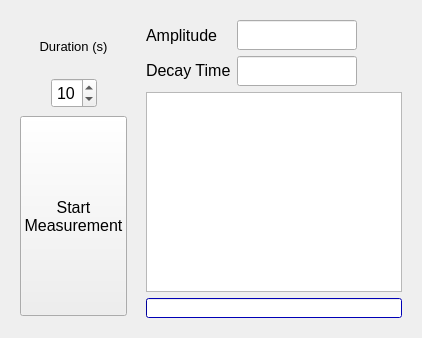
          <widget class="QWidget" name="fcs">
           <attribute name="title">
            <string>FCS</string>
           </attribute>
           <layout class="QHBoxLayout" name="horizontalLayout_13">
            <item>
             <widget class="QWidget" name="widget" native="true">
              <layout class="QHBoxLayout" name="horizontalLayout_7" stretch="0,0,1">
               <item>
                <layout class="QVBoxLayout" name="verticalLayout_4" stretch="0,10">
                 <item>
                  <layout class="QVBoxLayout" name="verticalLayout_2">
                   <property name="sizeConstraint">
                    <enum>QLayout::SetFixedSize</enum>
                   </property>
                   <item>
                    <widget class="QLabel" name="label">
                     <property name="sizePolicy">
                      <sizepolicy hsizetype="Expanding" vsizetype="Fixed">
                       <horstretch>0</horstretch>
                       <verstretch>0</verstretch>
                      </sizepolicy>
                     </property>
                     <property name="minimumSize">
                      <size>
                       <width>0</width>
                       <height>20</height>
                      </size>
                     </property>
                     <property name="maximumSize">
                      <size>
                       <width>999999</width>
                       <height>50</height>
                      </size>
                     </property>
                     <property name="layoutDirection">
                      <enum>Qt::LeftToRight</enum>
                     </property>
                     <property name="text">
                      <string>&lt;html&gt;&lt;head/&gt;&lt;body&gt;&lt;p align=&quot;center&quot;&gt;&lt;span style=&quot; font-size:10pt;&quot;&gt;Duration (s)&lt;/span&gt;&lt;/p&gt;&lt;/body&gt;&lt;/html&gt;</string>
                     </property>
                     <property name="alignment">
                      <set>Qt::AlignLeading|Qt::AlignLeft|Qt::AlignVCenter</set>
                     </property>
                    </widget>
                   </item>
                   <item>
                    <layout class="QHBoxLayout" name="horizontalLayout">
                     <item>
                      <spacer name="horizontalSpacer">
                       <property name="orientation">
                        <enum>Qt::Horizontal</enum>
                       </property>
                       <property name="sizeType">
                        <enum>QSizePolicy::MinimumExpanding</enum>
                       </property>
                       <property name="sizeHint" stdset="0">
                        <size>
                         <width>13</width>
                         <height>20</height>
                        </size>
                       </property>
                      </spacer>
                     </item>
                     <item>
                      <widget class="QSpinBox" name="measTimeSpinBox">
                       <property name="minimumSize">
                        <size>
                         <width>30</width>
                         <height>30</height>
                        </size>
                       </property>
                       <property name="maximumSize">
                        <size>
                         <width>100</width>
                         <height>16777215</height>
                        </size>
                       </property>
                       <property name="font">
                        <font>
                         <pointsize>12</pointsize>
                        </font>
                       </property>
                       <property name="alignment">
                        <set>Qt::AlignCenter</set>
                       </property>
                       <property name="value">
                        <number>10</number>
                       </property>
                      </widget>
                     </item>
                     <item>
                      <spacer name="horizontalSpacer_2">
                       <property name="orientation">
                        <enum>Qt::Horizontal</enum>
                       </property>
                       <property name="sizeType">
                        <enum>QSizePolicy::MinimumExpanding</enum>
                       </property>
                       <property name="sizeHint" stdset="0">
                        <size>
                         <width>10</width>
                         <height>20</height>
                        </size>
                       </property>
                      </spacer>
                     </item>
                    </layout>
                   </item>
                  </layout>
                 </item>
                 <item>
                  <widget class="QPushButton" name="startMeasurementButton">
                   <property name="sizePolicy">
                    <sizepolicy hsizetype="Expanding" vsizetype="Expanding">
                     <horstretch>0</horstretch>
                     <verstretch>0</verstretch>
                    </sizepolicy>
                   </property>
                   <property name="maximumSize">
                    <size>
                     <width>9999</width>
                     <height>200</height>
                    </size>
                   </property>
                   <property name="font">
                    <font>
                     <pointsize>12</pointsize>
                    </font>
                   </property>
                   <property name="text">
                    <string>Start 
Measurement</string>
                   </property>
                   <property name="checkable">
                    <bool>true</bool>
                   </property>
                  </widget>
                 </item>
                </layout>
               </item>
               <item>
                <spacer name="horizontalSpacer_5">
                 <property name="orientation">
                  <enum>Qt::Horizontal</enum>
                 </property>
                 <property name="sizeType">
                  <enum>QSizePolicy::Fixed</enum>
                 </property>
                 <property name="sizeHint" stdset="0">
                  <size>
                   <width>13</width>
                   <height>20</height>
                  </size>
                 </property>
                </spacer>
               </item>
               <item>
                <layout class="QVBoxLayout" name="verticalLayout_5" stretch="0,1,0">
                 <item>
                  <layout class="QHBoxLayout" name="horizontalLayout_5" stretch="0,1">
                   <item>
                    <layout class="QVBoxLayout" name="verticalLayout">
                     <item>
                      <widget class="QLabel" name="label_2">
                       <property name="sizePolicy">
                        <sizepolicy hsizetype="Expanding" vsizetype="Expanding">
                         <horstretch>0</horstretch>
                         <verstretch>0</verstretch>
                        </sizepolicy>
                       </property>
                       <property name="font">
                        <font>
                         <pointsize>12</pointsize>
                        </font>
                       </property>
                       <property name="text">
                        <string>Amplitude</string>
                       </property>
                      </widget>
                     </item>
                     <item>
                      <widget class="QLabel" name="label_3">
                       <property name="sizePolicy">
                        <sizepolicy hsizetype="Expanding" vsizetype="Expanding">
                         <horstretch>0</horstretch>
                         <verstretch>0</verstretch>
                        </sizepolicy>
                       </property>
                       <property name="font">
                        <font>
                         <pointsize>12</pointsize>
                        </font>
                       </property>
                       <property name="text">
                        <string>&lt;html&gt;&lt;head/&gt;&lt;body&gt;&lt;p&gt;Decay Time&lt;/p&gt;&lt;/body&gt;&lt;/html&gt;</string>
                       </property>
                      </widget>
                     </item>
                    </layout>
                   </item>
                   <item>
                    <layout class="QVBoxLayout" name="verticalLayout_3">
                     <item>
                      <layout class="QHBoxLayout" name="horizontalLayout_3">
                       <item>
                        <widget class="QLineEdit" name="lineEdit">
                         <property name="sizePolicy">
                          <sizepolicy hsizetype="Fixed" vsizetype="Fixed">
                           <horstretch>0</horstretch>
                           <verstretch>0</verstretch>
                          </sizepolicy>
                         </property>
                         <property name="minimumSize">
                          <size>
                           <width>60</width>
                           <height>30</height>
                          </size>
                         </property>
                         <property name="maximumSize">
                          <size>
                           <width>120</width>
                           <height>40</height>
                          </size>
                         </property>
                         <property name="font">
                          <font>
                           <pointsize>12</pointsize>
                          </font>
                         </property>
                         <property name="readOnly">
                          <bool>true</bool>
                         </property>
                        </widget>
                       </item>
                       <item>
                        <spacer name="horizontalSpacer_3">
                         <property name="orientation">
                          <enum>Qt::Horizontal</enum>
                         </property>
                         <property name="sizeHint" stdset="0">
                          <size>
                           <width>40</width>
                           <height>20</height>
                          </size>
                         </property>
                        </spacer>
                       </item>
                      </layout>
                     </item>
                     <item>
                      <layout class="QHBoxLayout" name="horizontalLayout_4">
                       <item>
                        <widget class="QLineEdit" name="lineEdit_2">
                         <property name="sizePolicy">
                          <sizepolicy hsizetype="Fixed" vsizetype="Fixed">
                           <horstretch>0</horstretch>
                           <verstretch>0</verstretch>
                          </sizepolicy>
                         </property>
                         <property name="minimumSize">
                          <size>
                           <width>60</width>
                           <height>30</height>
                          </size>
                         </property>
                         <property name="maximumSize">
                          <size>
                           <width>120</width>
                           <height>40</height>
                          </size>
                         </property>
                         <property name="font">
                          <font>
                           <pointsize>12</pointsize>
                          </font>
                         </property>
                         <property name="readOnly">
                          <bool>true</bool>
                         </property>
                        </widget>
                       </item>
                       <item>
                        <spacer name="horizontalSpacer_4">
                         <property name="orientation">
                          <enum>Qt::Horizontal</enum>
                         </property>
                         <property name="sizeHint" stdset="0">
                          <size>
                           <width>40</width>
                           <height>20</height>
                          </size>
                         </property>
                        </spacer>
                       </item>
                      </layout>
                     </item>
                    </layout>
                   </item>
                  </layout>
                 </item>
                 <item>
                  <widget class="QGraphicsView" name="graphicsView">
                   <property name="sizePolicy">
                    <sizepolicy hsizetype="Expanding" vsizetype="Expanding">
                     <horstretch>0</horstretch>
                     <verstretch>0</verstretch>
                    </sizepolicy>
                   </property>
                   <property name="minimumSize">
                    <size>
                     <width>200</width>
                     <height>200</height>
                    </size>
                   </property>
                   <property name="baseSize">
                    <size>
                     <width>0</width>
                     <height>0</height>
                    </size>
                   </property>
                  </widget>
                 </item>
                 <item>
                  <widget class="QProgressBar" name="progressBar">
                   <property name="enabled">
                    <bool>true</bool>
                   </property>
                   <property name="sizePolicy">
                    <sizepolicy hsizetype="Expanding" vsizetype="Expanding">
                     <horstretch>0</horstretch>
                     <verstretch>0</verstretch>
                    </sizepolicy>
                   </property>
                   <property name="maximumSize">
                    <size>
                     <width>16777215</width>
                     <height>20</height>
                    </size>
                   </property>
                   <property name="palette">
                    <palette>
                     <active>
                      <colorrole role="WindowText">
                       <brush brushstyle="SolidPattern">
                        <color alpha="255">
                         <red>0</red>
                         <green>0</green>
                         <blue>0</blue>
                        </color>
                       </brush>
                      </colorrole>
                      <colorrole role="Button">
                       <brush brushstyle="SolidPattern">
                        <color alpha="255">
                         <red>0</red>
                         <green>0</green>
                         <blue>255</blue>
                        </color>
                       </brush>
                      </colorrole>
                      <colorrole role="Light">
                       <brush brushstyle="SolidPattern">
                        <color alpha="255">
                         <red>127</red>
                         <green>127</green>
                         <blue>255</blue>
                        </color>
                       </brush>
                      </colorrole>
                      <colorrole role="Midlight">
                       <brush brushstyle="SolidPattern">
                        <color alpha="255">
                         <red>63</red>
                         <green>63</green>
                         <blue>255</blue>
                        </color>
                       </brush>
                      </colorrole>
                      <colorrole role="Dark">
                       <brush brushstyle="SolidPattern">
                        <color alpha="255">
                         <red>0</red>
                         <green>0</green>
                         <blue>127</blue>
                        </color>
                       </brush>
                      </colorrole>
                      <colorrole role="Mid">
                       <brush brushstyle="SolidPattern">
                        <color alpha="255">
                         <red>0</red>
                         <green>0</green>
                         <blue>170</blue>
                        </color>
                       </brush>
                      </colorrole>
                      <colorrole role="Text">
                       <brush brushstyle="SolidPattern">
                        <color alpha="255">
                         <red>0</red>
                         <green>0</green>
                         <blue>0</blue>
                        </color>
                       </brush>
                      </colorrole>
                      <colorrole role="BrightText">
                       <brush brushstyle="SolidPattern">
                        <color alpha="255">
                         <red>255</red>
                         <green>255</green>
                         <blue>255</blue>
                        </color>
                       </brush>
                      </colorrole>
                      <colorrole role="ButtonText">
                       <brush brushstyle="SolidPattern">
                        <color alpha="255">
                         <red>0</red>
                         <green>0</green>
                         <blue>0</blue>
                        </color>
                       </brush>
                      </colorrole>
                      <colorrole role="Base">
                       <brush brushstyle="SolidPattern">
                        <color alpha="255">
                         <red>255</red>
                         <green>255</green>
                         <blue>255</blue>
                        </color>
                       </brush>
                      </colorrole>
                      <colorrole role="Window">
                       <brush brushstyle="SolidPattern">
                        <color alpha="255">
                         <red>0</red>
                         <green>0</green>
                         <blue>255</blue>
                        </color>
                       </brush>
                      </colorrole>
                      <colorrole role="Shadow">
                       <brush brushstyle="SolidPattern">
                        <color alpha="255">
                         <red>0</red>
                         <green>0</green>
                         <blue>0</blue>
                        </color>
                       </brush>
                      </colorrole>
                      <colorrole role="AlternateBase">
                       <brush brushstyle="SolidPattern">
                        <color alpha="255">
                         <red>127</red>
                         <green>127</green>
                         <blue>255</blue>
                        </color>
                       </brush>
                      </colorrole>
                      <colorrole role="ToolTipBase">
                       <brush brushstyle="SolidPattern">
                        <color alpha="255">
                         <red>255</red>
                         <green>255</green>
                         <blue>220</blue>
                        </color>
                       </brush>
                      </colorrole>
                      <colorrole role="ToolTipText">
                       <brush brushstyle="SolidPattern">
                        <color alpha="255">
                         <red>0</red>
                         <green>0</green>
                         <blue>0</blue>
                        </color>
                       </brush>
                      </colorrole>
                      <colorrole role="PlaceholderText">
                       <brush brushstyle="SolidPattern">
                        <color alpha="128">
                         <red>0</red>
                         <green>0</green>
                         <blue>0</blue>
                        </color>
                       </brush>
                      </colorrole>
                     </active>
                     <inactive>
                      <colorrole role="WindowText">
                       <brush brushstyle="SolidPattern">
                        <color alpha="255">
                         <red>0</red>
                         <green>0</green>
                         <blue>0</blue>
                        </color>
                       </brush>
                      </colorrole>
                      <colorrole role="Button">
                       <brush brushstyle="SolidPattern">
                        <color alpha="255">
                         <red>0</red>
                         <green>0</green>
                         <blue>255</blue>
                        </color>
                       </brush>
                      </colorrole>
                      <colorrole role="Light">
                       <brush brushstyle="SolidPattern">
                        <color alpha="255">
                         <red>127</red>
                         <green>127</green>
                         <blue>255</blue>
                        </color>
                       </brush>
                      </colorrole>
                      <colorrole role="Midlight">
                       <brush brushstyle="SolidPattern">
                        <color alpha="255">
                         <red>63</red>
                         <green>63</green>
                         <blue>255</blue>
                        </color>
                       </brush>
                      </colorrole>
                      <colorrole role="Dark">
                       <brush brushstyle="SolidPattern">
                        <color alpha="255">
                         <red>0</red>
                         <green>0</green>
                         <blue>127</blue>
                        </color>
                       </brush>
                      </colorrole>
                      <colorrole role="Mid">
                       <brush brushstyle="SolidPattern">
                        <color alpha="255">
                         <red>0</red>
                         <green>0</green>
                         <blue>170</blue>
                        </color>
                       </brush>
                      </colorrole>
                      <colorrole role="Text">
                       <brush brushstyle="SolidPattern">
                        <color alpha="255">
                         <red>0</red>
                         <green>0</green>
                         <blue>0</blue>
                        </color>
                       </brush>
                      </colorrole>
                      <colorrole role="BrightText">
                       <brush brushstyle="SolidPattern">
                        <color alpha="255">
                         <red>255</red>
                         <green>255</green>
                         <blue>255</blue>
                        </color>
                       </brush>
                      </colorrole>
                      <colorrole role="ButtonText">
                       <brush brushstyle="SolidPattern">
                        <color alpha="255">
                         <red>0</red>
                         <green>0</green>
                         <blue>0</blue>
                        </color>
                       </brush>
                      </colorrole>
                      <colorrole role="Base">
                       <brush brushstyle="SolidPattern">
                        <color alpha="255">
                         <red>255</red>
                         <green>255</green>
                         <blue>255</blue>
                        </color>
                       </brush>
                      </colorrole>
                      <colorrole role="Window">
                       <brush brushstyle="SolidPattern">
                        <color alpha="255">
                         <red>0</red>
                         <green>0</green>
                         <blue>255</blue>
                        </color>
                       </brush>
                      </colorrole>
                      <colorrole role="Shadow">
                       <brush brushstyle="SolidPattern">
                        <color alpha="255">
                         <red>0</red>
                         <green>0</green>
                         <blue>0</blue>
                        </color>
                       </brush>
                      </colorrole>
                      <colorrole role="AlternateBase">
                       <brush brushstyle="SolidPattern">
                        <color alpha="255">
                         <red>127</red>
                         <green>127</green>
                         <blue>255</blue>
                        </color>
                       </brush>
                      </colorrole>
                      <colorrole role="ToolTipBase">
                       <brush brushstyle="SolidPattern">
                        <color alpha="255">
                         <red>255</red>
                         <green>255</green>
                         <blue>220</blue>
                        </color>
                       </brush>
                      </colorrole>
                      <colorrole role="ToolTipText">
                       <brush brushstyle="SolidPattern">
                        <color alpha="255">
                         <red>0</red>
                         <green>0</green>
                         <blue>0</blue>
                        </color>
                       </brush>
                      </colorrole>
                      <colorrole role="PlaceholderText">
                       <brush brushstyle="SolidPattern">
                        <color alpha="128">
                         <red>0</red>
                         <green>0</green>
                         <blue>0</blue>
                        </color>
                       </brush>
                      </colorrole>
                     </inactive>
                     <disabled>
                      <colorrole role="WindowText">
                       <brush brushstyle="SolidPattern">
                        <color alpha="255">
                         <red>0</red>
                         <green>0</green>
                         <blue>127</blue>
                        </color>
                       </brush>
                      </colorrole>
                      <colorrole role="Button">
                       <brush brushstyle="SolidPattern">
                        <color alpha="255">
                         <red>0</red>
                         <green>0</green>
                         <blue>255</blue>
                        </color>
                       </brush>
                      </colorrole>
                      <colorrole role="Light">
                       <brush brushstyle="SolidPattern">
                        <color alpha="255">
                         <red>127</red>
                         <green>127</green>
                         <blue>255</blue>
                        </color>
                       </brush>
                      </colorrole>
                      <colorrole role="Midlight">
                       <brush brushstyle="SolidPattern">
                        <color alpha="255">
                         <red>63</red>
                         <green>63</green>
                         <blue>255</blue>
                        </color>
                       </brush>
                      </colorrole>
                      <colorrole role="Dark">
                       <brush brushstyle="SolidPattern">
                        <color alpha="255">
                         <red>0</red>
                         <green>0</green>
                         <blue>127</blue>
                        </color>
                       </brush>
                      </colorrole>
                      <colorrole role="Mid">
                       <brush brushstyle="SolidPattern">
                        <color alpha="255">
                         <red>0</red>
                         <green>0</green>
                         <blue>170</blue>
                        </color>
                       </brush>
                      </colorrole>
                      <colorrole role="Text">
                       <brush brushstyle="SolidPattern">
                        <color alpha="255">
                         <red>0</red>
                         <green>0</green>
                         <blue>127</blue>
                        </color>
                       </brush>
                      </colorrole>
                      <colorrole role="BrightText">
                       <brush brushstyle="SolidPattern">
                        <color alpha="255">
                         <red>255</red>
                         <green>255</green>
                         <blue>255</blue>
                        </color>
                       </brush>
                      </colorrole>
                      <colorrole role="ButtonText">
                       <brush brushstyle="SolidPattern">
                        <color alpha="255">
                         <red>0</red>
                         <green>0</green>
                         <blue>127</blue>
                        </color>
                       </brush>
                      </colorrole>
                      <colorrole role="Base">
                       <brush brushstyle="SolidPattern">
                        <color alpha="255">
                         <red>0</red>
                         <green>0</green>
                         <blue>255</blue>
                        </color>
                       </brush>
                      </colorrole>
                      <colorrole role="Window">
                       <brush brushstyle="SolidPattern">
                        <color alpha="255">
                         <red>0</red>
                         <green>0</green>
                         <blue>255</blue>
                        </color>
                       </brush>
                      </colorrole>
                      <colorrole role="Shadow">
                       <brush brushstyle="SolidPattern">
                        <color alpha="255">
                         <red>0</red>
                         <green>0</green>
                         <blue>0</blue>
                        </color>
                       </brush>
                      </colorrole>
                      <colorrole role="AlternateBase">
                       <brush brushstyle="SolidPattern">
                        <color alpha="255">
                         <red>0</red>
                         <green>0</green>
                         <blue>255</blue>
                        </color>
                       </brush>
                      </colorrole>
                      <colorrole role="ToolTipBase">
                       <brush brushstyle="SolidPattern">
                        <color alpha="255">
                         <red>255</red>
                         <green>255</green>
                         <blue>220</blue>
                        </color>
                       </brush>
                      </colorrole>
                      <colorrole role="ToolTipText">
                       <brush brushstyle="SolidPattern">
                        <color alpha="255">
                         <red>0</red>
                         <green>0</green>
                         <blue>0</blue>
                        </color>
                       </brush>
                      </colorrole>
                      <colorrole role="PlaceholderText">
                       <brush brushstyle="SolidPattern">
                        <color alpha="128">
                         <red>0</red>
                         <green>0</green>
                         <blue>0</blue>
                        </color>
                       </brush>
                      </colorrole>
                     </disabled>
                    </palette>
                   </property>
                   <property name="toolTip">
                    <string>measurement progress</string>
                   </property>
                   <property name="maximum">
                    <number>100</number>
                   </property>
                   <property name="value">
                    <number>0</number>
                   </property>
                   <property name="alignment">
                    <set>Qt::AlignBottom|Qt::AlignLeading|Qt::AlignLeft</set>
                   </property>
                   <property name="textVisible">
                    <bool>false</bool>
                   </property>
                   <property name="orientation">
                    <enum>Qt::Horizontal</enum>
                   </property>
                  </widget>
                 </item>
                </layout>
               </item>
              </layout>
             </widget>
            </item>
           </layout>
          </widget>
